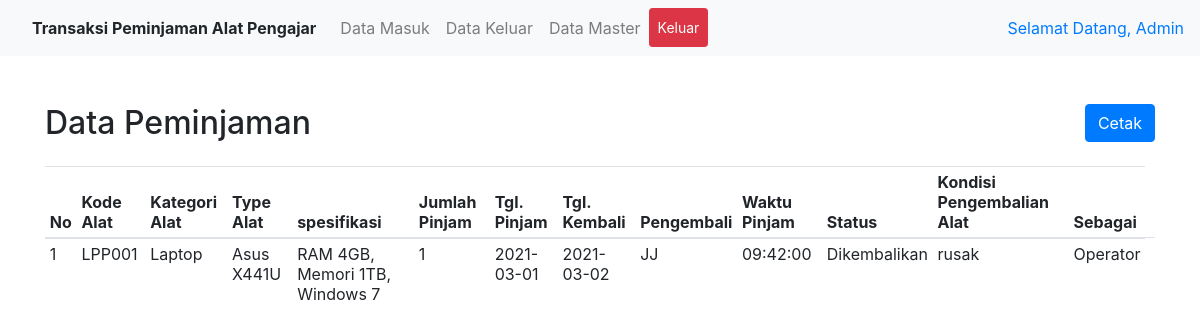
The app's page /kepsek/data-peminjaman.php (signed in) with its own data.
### tables this page shows
CREATE TABLE `detail_pinjam` (
  `id_detail` int(11) NOT NULL,
  `id_barang` int(11) NOT NULL,
  `jumlah` int(11) NOT NULL,
  `peminjam` varchar(50) NOT NULL,
  `status` varchar(20) NOT NULL,
  `kondisi` varchar(20) NOT NULL,
  `id_peminjaman` int(11) NOT NULL
);

CREATE TABLE `barang` (
  `id_barang` int(11) NOT NULL,
  `id_user` int(11) NOT NULL,
  `spesifikasi` text NOT NULL,
  `jumlah` varchar(20) NOT NULL,
  `asal_barang` text NOT NULL,
  `nama_barang` varchar(50) NOT NULL,
  `tgl_regis` date NOT NULL DEFAULT current_timestamp(),
  `lokasi` varchar(100) NOT NULL,
  `tempat` varchar(100) NOT NULL,
  `kd_jenis` varchar(20) NOT NULL,
  `kategori_barang` varchar(20) NOT NULL
);

CREATE TABLE `peminjaman` (
  `id_peminjaman` int(11) NOT NULL,
  `id_user` int(11) NOT NULL,
  `tgl_pinjam` date NOT NULL,
  `tgl_kembali` date NOT NULL,
  `wkt_pinjam` time NOT NULL DEFAULT current_timestamp()
);

CREATE TABLE `users` (
  `id_user` int(11) NOT NULL,
  `nama` varchar(50) NOT NULL,
  `username` varchar(30) NOT NULL,
  `password` varchar(100) NOT NULL,
  `id_level` enum('1','2','3') NOT NULL
);

### kepsek/data-peminjaman.php (called while the page is built, shortened)
<?php
require_once '../config/db.php';
$sql = "SELECT b.nama_barang, b.spesifikasi, b.kd_jenis, b.kategori_barang, d.id_detail, d.jumlah, d.peminjam, d.status, d.kondisi, p.tgl_pinjam, p.tgl_kembali, p.wkt_pinjam, u.nama FROM detail_pinjam AS d INNER JOIN barang AS b ON d.id_barang = b.id_barang INNER JOIN peminjaman AS p ON d.id_peminjaman = p.id_peminjaman INNER JOIN users AS u ON p.id_user = u.id_user";
$query = $conn->query($sql);
$data_peminjaman = $query->fetch_all(MYSQLI_ASSOC);
$no = 1;
require_once 'includes/header.php';
require_once 'includes/detail-peminjaman.php';
require_once 'includes/footer.php';

### kepsek/includes/detail-peminjaman.php (the view, shortened to what this page needs)
<div class="container mt-5">
 <div class="row">
  <div class="col">
   <h2>Data Peminjaman</h2>
  </div>
  <div class="col">
   <a href="data-peminjaman.php?act=cetak" target="_blank"><button class="btn btn-primary float-right">Cetak</button></a>
  </div>
 </div>
 <table class="table table-sm mt-3">
  <thead>
    <tr>
    <th>No</th>
    <th>Kode Alat</th>
    <th>Kategori Alat</th>
    <th>Type Alat</th>
    <th>spesifikasi</th>
    <th>Jumlah Pinjam</th>
    <th>Tgl. Pinjam</th>
    <th>Tgl. Kembali</th>
    <th>Pengembali</th>
    <th>Waktu Pinjam</th>
    <th>Status</th>
    <th>Kondisi Pengembalian Alat</th>
    <th>Sebagai</th>
   </tr>
  </thead>
  <tbody>
   <?php foreach ($data_peminjaman as $data) :
   ?>
   <tr>
    <td><?= $no++; ?></td>
    <td><?= $data['kd_jenis']; ?>
    <td><?= $data['kategori_barang']; ?>
    <td><?= $data['nama_barang']; ?></td>
    <td><?= $data['spesifikasi']; ?></td>
    <td><?= $data['jumlah']; ?></td>
    <td><?= $data['tgl_pinjam']; ?></td>
    <td><?= $data['tgl_kembali']; ?></td>
    <td><?= $data['peminjam']; ?></td>
    <td><?= $data['wkt_pinjam']; ?></td>
    <td><?= $data['status']; ?></td>
    <td><?= $data['kondisi']; ?></td>
    <td><?= $data['nama']; ?></td>
    <td>
   </tr>
   <?php endforeach; ?>
  </tbody>
 </table>
</div>

### records on screen
detail_pinjam: id_barang.kd_jenis "LPP001", id_barang.kategori_barang "Laptop", id_barang.nama_barang "Asus X441U", id_barang.spesifikasi "RAM 4GB, Memori 1TB, Windows 7", jumlah "1", id_peminjaman.tgl_pinjam "2021-03-01", id_peminjaman.tgl_kembali "2021-03-02", peminjam "JJ", id_peminjaman.wkt_pinjam "09:42:00", status "Dikembalikan", kondisi "rusak", users.nama "Operator"

### other values on screen
$_SESSION['name'] "Admin"
